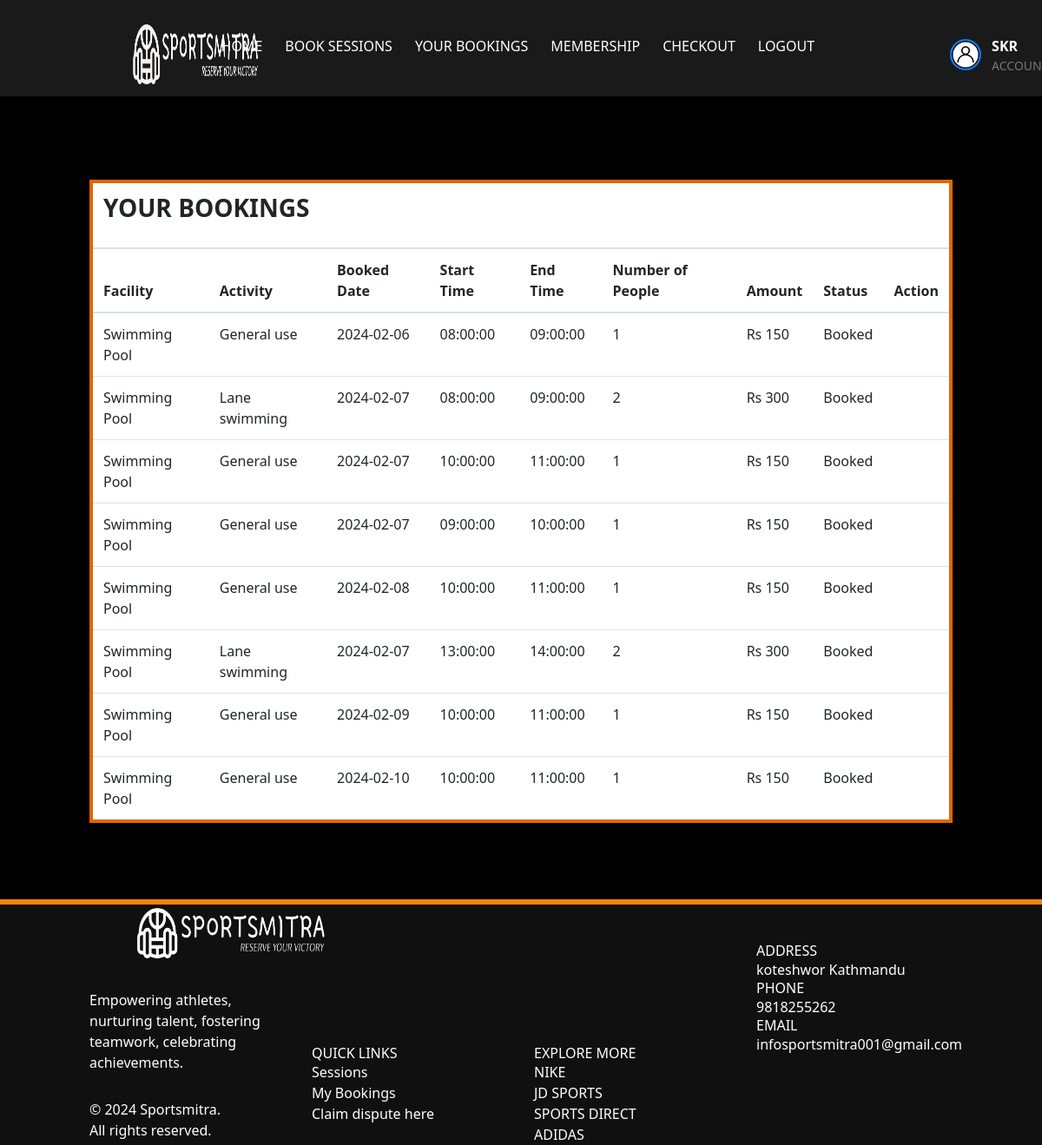
The app's page /my_bookings (signed in), older data.
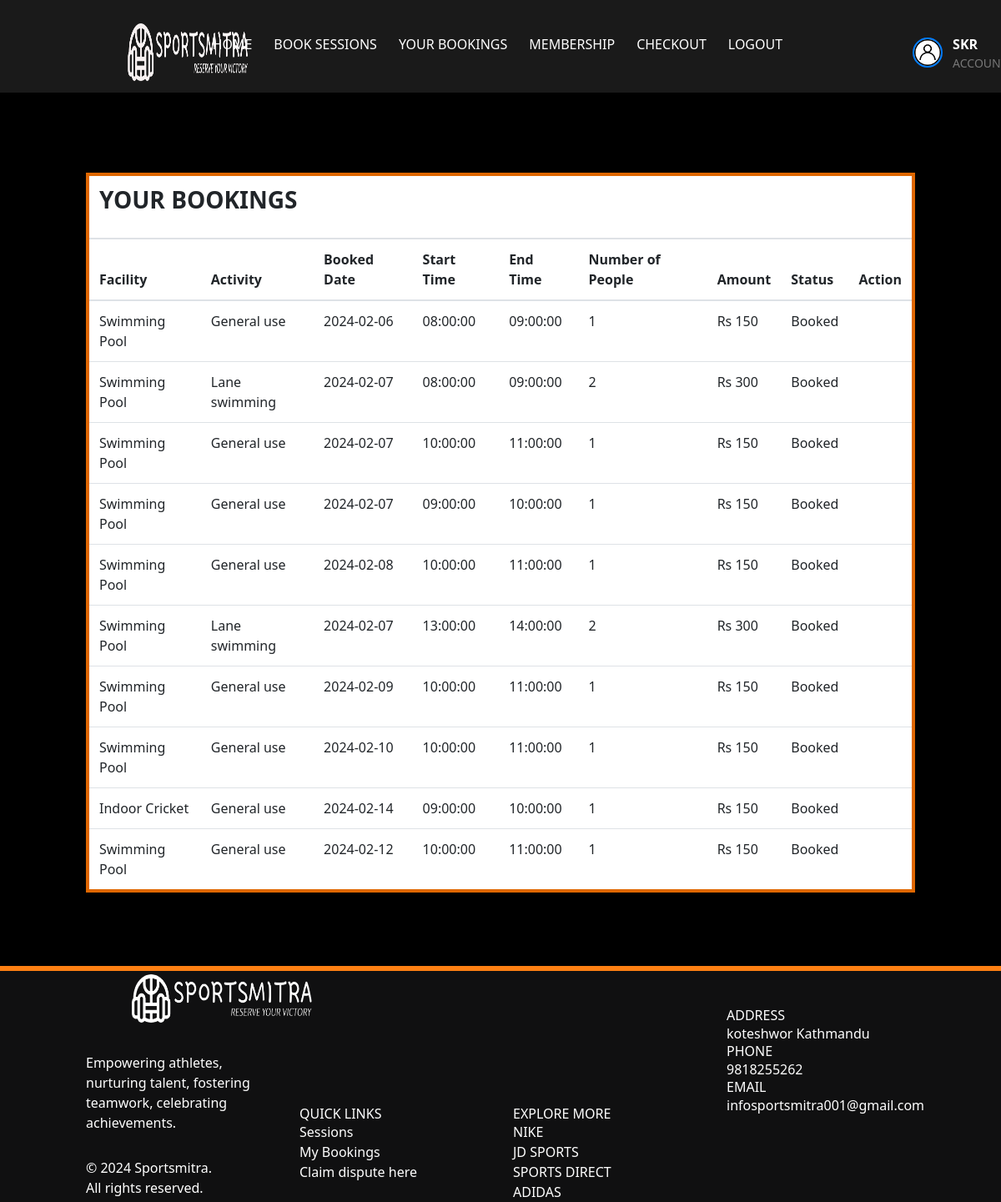
The same page, newer data.
### app/models.py (models this page shows, shortened)
class UserAccount(UserMixin, db.Model):
    __tablename__ = 'UserAccount'
    id = db.Column(db.Integer, primary_key=True)
    User = db.Column(db.String(500), index=True)
    Email = db.Column(db.String(500), index=True, unique=True)
    Password = db.Column(db.String(500), index=True)
    Mobile = db.Column(db.String(120), index=True)
    verification_token = db.Column(db.String(1120), unique=True)
    verified = db.Column(db.Boolean, default=False)
    start_date = db.Column(db.Date, nullable=True)
    end_date = db.Column(db.Date, nullable=True)
    Member = db.Column(db.Boolean, default=False)
    member_type = db.Column(db.String(50))
    profile_picture = db.Column(
        db.String(255), nullable=True, default='../static/images/acc.jpg')
    roles = db.relationship("Role", secondary=user_role,
                            backref=db.backref("users", lazy="dynamic"))
    def has_role(self, role_name):
        my_role = Role.query.filter_by(name=role_name).first()
        if my_role in self.roles:
            return True
        else:
            return False

class Booking(db.Model):
    __tablename__ = "Booking"
    id = db.Column(db.Integer, primary_key=True)
    user_id = db.Column(db.Integer, db.ForeignKey('UserAccount.id'))
    Book_Time = db.Column(db.Date, index=True)
    Status = db.Column(db.String(500), index=True)
    session_id = db.Column(db.Integer, db.ForeignKey('Sessions.id'))
    Size = db.Column(db.Integer, index=True)
    Amount = db.Column(db.Integer, index=True)
    activity_id = db.Column(db.Integer, db.ForeignKey('activity.id'))
    activity = db.relationship(
        "Activity", backref=db.backref("bookings", lazy="dynamic"))
    user = db.relationship(
        "UserAccount", backref=db.backref("bookings", lazy="dynamic"))
    session = db.relationship(
        "Sessions", backref=db.backref("bookings", lazy="dynamic"))
    receipt_id = db.Column(db.Integer, db.ForeignKey('receipt.id'))
    receipt = db.relationship("Receipt", backref=db.backref("bookings", lazy="dynamic"), foreign_keys=[
                              receipt_id])  # Update relationship attribute for Receipt

class Facility(db.Model):
    id = db.Column(db.Integer, primary_key=True)
    Name = db.Column(db.String(500), index=True)
    Capacity = db.Column(db.Integer, index=True)
    Start_Facility = db.Column(db.String(500), index=True)
    End_Facility = db.Column(db.String(500), index=True)

class Activity(db.Model):
    id = db.Column(db.Integer, primary_key=True)
    facility_id = db.Column(db.Integer, db.ForeignKey('facility.id'))
    Activity_Name = db.Column(db.String(500), index=True)
    Amount = db.Column(db.Integer, index=True)
    facility = db.relationship(
        "Facility", backref=db.backref("activities", lazy="dynamic"))

class Sessions(db.Model):
    __tablename__ = "Sessions"
    id = db.Column(db.Integer, primary_key=True)
    Date = db.Column(db.Date, index=True)
    Start_time = db.Column(db.Time, index=True)
    End_time = db.Column(db.Time, index=True)
    Remaining_Cap = db.Column(db.Integer, index=True)
    facility_id = db.Column(db.Integer, db.ForeignKey("facility.id"))
    facility = db.relationship(
        "Facility", backref=db.backref("sessions", lazy="dynamic"))
    activities = db.relationship(
        "Activity", secondary=session_activity_association, backref=db.backref("sessions", lazy="dynamic"))

### app/views.py (the view)
@app.route('/my_bookings')
@login_required
@require_role(role="User")
def my_bookings():
    bookings = Booking.query.filter_by(
        user_id=current_user.id, Status="Booked").all()
    current_time = datetime.now().date()
    return render_template('my_bookings.html', bookings=bookings, current_time=current_time, User=current_user)

### app/views.py (called while the page is built)
def require_role(role):
    def decorator(func):
        @wraps(func)
        def wrapped_function(*args, **kwargs):
            if not current_user.has_role(role):
                return redirect("/")
            else:
                return func(*args, **kwargs)
        return wrapped_function
    return decorator

@login_manager.user_loader
def load_user(id):
    return UserAccount.query.get(int(id))

### app/templates/my_bookings.html (shortened to what this page needs)
<!DOCTYPE html>
<html lang="en">
  <head>
    <link href="../static/css/animate.css" rel="stylesheet" />
    <link
      rel="stylesheet"
      href="../static/css/bootstrap.min.css"
      type="text/css"
    />
    <link rel="stylesheet" type="text/css" href="../static/css/style.css" />
    <link
      rel="stylesheet"
      href="https://cdn.jsdelivr.net/npm/tailwindcss@latest/dist/tailwind.min.css"
    />
  </head>
  <body>
    <nav class="navbar navbar-expand-md navbar-dark">
      <div class="container" style="padding-top: 15px">
        <a class="navbar-brand mr-auto" href="/"
          ><img src="../static/images/nb.png" alt="Sportsmitra" class="logo"
        /></a>
        <div class="collapse navbar-collapse" id="collapsibleNavbar">
          <ul class="navbar-nav ml-auto">
            <li class="nav-item"><a class="nav-link" href="/user">Home</a></li>
            <li class="nav-item">
              <a class="nav-link" href="/lookup_venue">Book Sessions</a>
            </li>
            <li class="nav-item">
              <a class="nav-link" href="/my_bookings">Your Bookings</a>
            </li>
            <li class="nav-item">
              <a
                class="nav-link"
                href="{{ url_for('order_subscription', username=current_user.User) }}"
                >Membership</a
              >
            </li>
            <li class="nav-item">
              <a class="nav-link" href="/checkout_page">Checkout</a>
            </li>
            <li class="nav-item">
              <a class="nav-link" href="#" id="logout">Logout</a>
            </li>
            <li class="nav-item">
              <a
                class="nav-link"
                href="/update_user"
                style="
                  display: flex;
                  align-items: center;
                  margin-left: 130px;
                  text-decoration: none;
                  color: #333;
                "
              >
                <img
                  src="../static/images/acc.jpg"
                  alt="User Account"
                  style="
                    width: 36px;
                    height: 36px;
                    border-radius: 50%;
                    margin-right: 12px;
                    border: 2px solid #007bff;
                  "
                />
                <div>
                  <span
                    style="font-weight: bold; font-size: 16px; display: block"
                    >{{User.User}}</span
                  >
                  <span style="font-size: 14px; display: block; color: #777"
                    >Account</span
                  >
                </div>
              </a>
            </li>
          </ul>
        </div>
      </div>
    </nav>
    <br />
    <br />
    <div class="container mt-5">
       {% if
      bookings %}
      <div class="table-responsive">
        <table class="table table-hover" style="border: 4px solid #df6700">
          <thead>
            <tr>
              <th colspan="9" style="background-color: white">
                <h1 class="h3 mb-3 font-bold">YOUR BOOKINGS</h1>
              </th>
            </tr>
            <tr>
              <th>Facility</th>
              <th>Activity</th>
              <th>Booked Date</th>
              <th>Start Time</th>
              <th>End Time</th>
              <th>Number of People</th>
              <th>Amount</th>
              <th>Status</th>
              <th>Action</th>
            </tr>
          </thead>
          <tbody>
            {% for item in bookings %}
            <tr>
              <td>{{ item.session.facility.Name }}</td>
              <td>{{ item.activity.Activity_Name }}</td>
              <td>{{ item.Book_Time }}</td>
              <td>{{ item.session.Start_time }}</td>
              <td>{{ item.session.End_time }}</td>
              <td>{{ item.Size }}</td>
              <td>Rs {{ item.Size * item.activity.Amount }}</td>
              <td>{{ item.Status }}</td>
              <td>
              </td>
            </tr>
            {% endfor %}
          </tbody>
        </table>
      </div>
      {% endif %}
      <br />
      <br />
      <br />
    </div>
    <footer class="container-fluid">
      <div class="container">
        <div class="row">
          <div
            class="col-md-3 footer1 d-flex wow bounceInLeft"
            data-wow-delay=".25s"
          >
            <div class="d-flex flex-wrap align-content-center">
              <a href="#"
                ><img src="../static/images/fnb.png" alt="logo" class="logo"
              /></a>
              <p>
                Empowering athletes, nurturing talent, fostering teamwork,
                celebrating <br />
                achievements.
              </p>
              <p>&copy; 2024 Sportsmitra. <br />All rights reserved.<br /></p>
            </div>
          </div>
          <div
            class="col-md-3 footer2 wow bounceInUp"
            data-wow-delay=".25s"
            id="contact"
          >
            <br />
            <br />
            <br />
            <br />
            <br />
            <br />
            <br />
            <h5>QUICK LINKS</h5>
            <a href="/lookup_venue">Sessions</a><br />
            <a href="/my_bookings">My Bookings</a><br />
            <a href="/refund_form">Claim dispute here</a>
          </div>
          <div
            class="col-md-3 footer2 wow bounceInUp"
            data-wow-delay=".25s"
            id="contact"
          >
            <br />
            <br />
            <br />
            <br />
            <br />
            <br />
            <br />
            <h5>EXPLORE MORE</h5>
            <a href="https://www.nike.com"> NIKE </a><br />
            <a href="https://www.jdsports.com"> JD SPORTS </a><br />
            <a href="https://www.sportsdirect.com"> SPORTS DIRECT </a><br />
            <a href="https://www.adidas.co.uk"> ADIDAS </a><br />
          </div>
          <div class="col-md-3 footer3 wow bounceInRight" data-wow-delay=".25s">
            <h5>ADDRESS</h5>
            <p>koteshwor Kathmandu</p>
            <h5>PHONE</h5>
            <p>9818255262</p>
            <h5>EMAIL</h5>
            <p>infosportsmitra001@gmail.com</p>
          </div>
        </div>
      </div>
    </footer>
  </body>
</html>

### app/static/css/style.css (style rules this page uses)
body { font-family: "Lato", sans-serif; overflow: hidden; overflow-y: scroll; background-color: #000; }
body nav { background: rgba(255, 255, 255, 0.1); }
body nav .navbar-nav a { font-size: 16px; text-transform: uppercase; color: #fff !important; transition: all 0.3s; -webkit-transition: all 0.3s; -ms-transition: all 0.3s; -o-transition: all 0.3s; }
a, a:hover { color: #ff8013; }
footer { background: #101011; color: #fff; }
footer .footer1 p { margin-top: 30px; }
footer .footer3 { padding-top: 50px; }
footer::before { content: ""; position: absolute; border: 3px solid #ff8013; width: 100%; left: 0; }
.logo { height: 70px; width: auto; margin-left: 50px; margin-right: 50px; }
.nav-item { flex: 0 0 auto; margin-right: 10px; }

### app/templates/my_bookings.html (style rules this page uses)
.table-responsive .table { background-color: white; }

Row changes from the older to the newer data that the page shows:
added Booking: session.facility.Name "Indoor Cricket", activity.Activity_Name "General use", Book_Time "2024-02-14", session.Start_time "09:00:00", session.End_time "10:00:00", Size "1", item.Size*item.activity.Amount "150", Status "Booked"
added Booking: session.facility.Name "Swimming Pool", activity.Activity_Name "General use", Book_Time "2024-02-12", session.Start_time "10:00:00", session.End_time "11:00:00", Size "1", item.Size*item.activity.Amount "150", Status "Booked"
